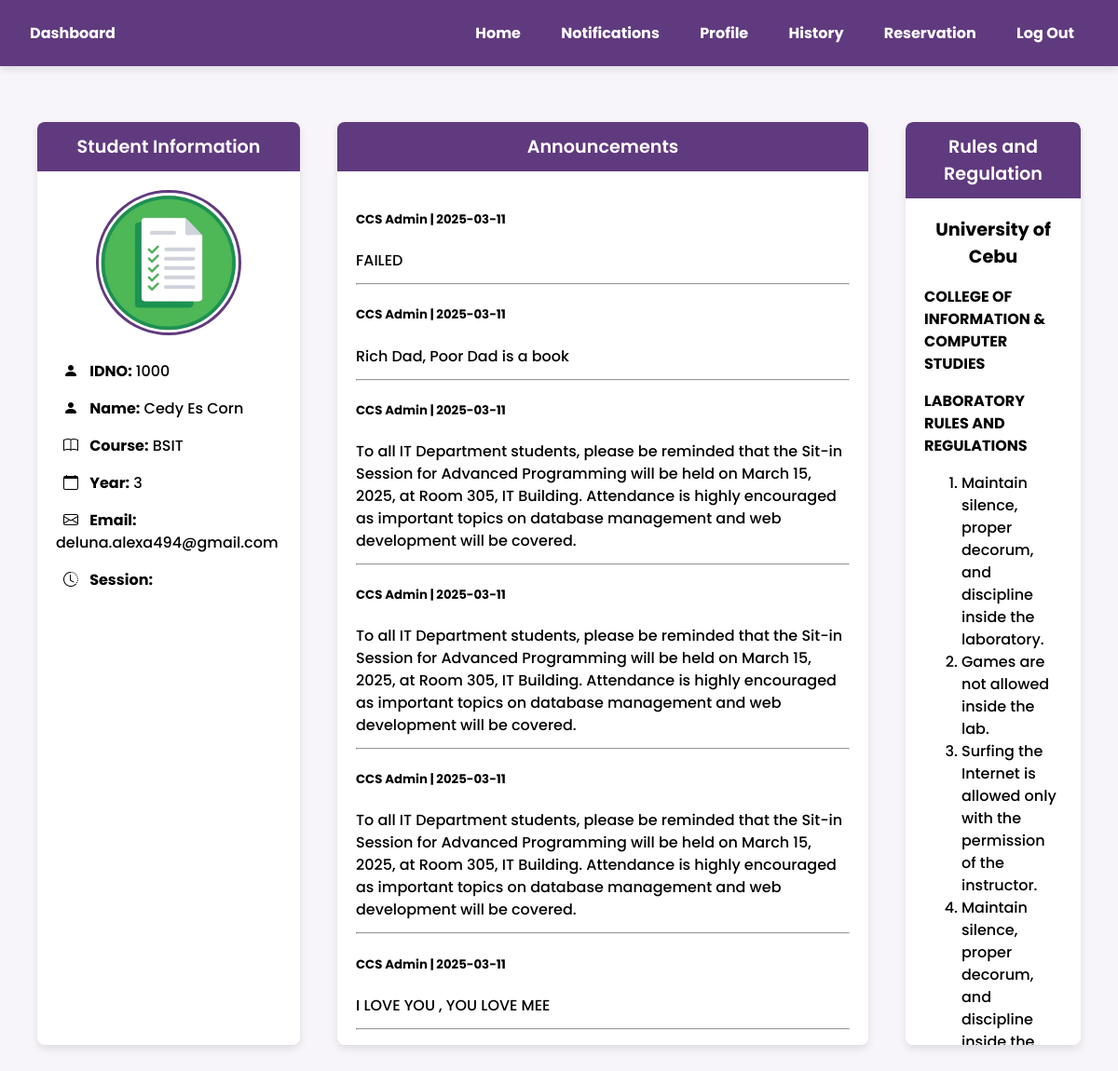
The app's page /student_dashboard (signed in) with its own data.
### tables this page shows
CREATE TABLE users (
    id INTEGER PRIMARY KEY AUTOINCREMENT,
    idno INTEGER NOT NULL,
    lastname VARCHAR(50) NOT NULL,
    firstname VARCHAR(50) NOT NULL,
    middlename VARCHAR(50),
    course VARCHAR(100) NOT NULL,
    year_level INTEGER NOT NULL,
    email_address VARCHAR(50) NOT NULL,
    username VARCHAR(50) NOT NULL,
    password VARCHAR(50) NOT NULL,
    profile_picture VARCHAR(255)
, is_admin BOOLEAN DEFAULT 0);

CREATE TABLE announcements (
    id INTEGER PRIMARY KEY AUTOINCREMENT,
    title TEXT NOT NULL,
    content TEXT NOT NULL,
    date_posted DATETIME);

### app.py (the view)
@app.route("/student_dashboard")
def student_dashboard():
    if "user" not in session:
        flash("Please log in first.", "warning")
        return redirect("/login")
    student_info = dbhelper.get_student_by_username(session["user"])
    if not student_info:
        flash("User not found!", "danger")
        return redirect("/login")
    announcements = dbhelper.get_announcements()  # Fetch announcements
    return render_template("student_dashboard.html", student=student_info, announcements=announcements)

### app.py (called while the page is built)
@app.after_request
def disable_cache(response):
    response.headers['Cache-Control'] = 'no-store, no-cache, must-revalidate, post-check=0, pre-check=0'
    response.headers['Pragma'] = 'no-cache'
    response.headers['Expires'] = '0'
    return response

### dbhelper.py (called while the page is built)
def getprocess(sql: str, params: tuple = ()) -> list:
    db = connect(database)
    cursor: object = db.cursor()
    cursor.row_factory = Row
    cursor.execute(sql, params)
    data: list = cursor.fetchall()
    db.close()
    return [dict(row) for row in data]

def get_student_by_username(username: str) -> dict:
    sql = """SELECT idno, lastname, firstname, middlename, course, year_level,
                    email_address, username, password, profile_picture
             FROM users WHERE username = ?"""
    student_list = getprocess(sql, (username,))
    if student_list:
        student = student_list[0]
        student["profile_picture"] = student.get("profile_picture") or "profile_picture.png"
        return student
    return None

def get_announcements() -> list:
    sql = "SELECT id, title, content, date_posted FROM announcements ORDER BY date_posted DESC, id DESC"
    return getprocess(sql)

### templates/student_dashboard.html (shortened to what this page needs)
<!DOCTYPE html>
<html lang="en">
<head>
    <link rel="stylesheet" href="https://cdn.jsdelivr.net/npm/bootstrap-icons/font/bootstrap-icons.css">
</head>
<body>
    <nav class="navbar">
        <a class="nav-link" href="{{ url_for('student_dashboard')}}">Dashboard</a>
        <div class="nav-items">
            <a class="nav-link" href="{{ url_for('student_dashboard')}}">Home</a>
            <a class="nav-link" href="#">Notifications</a>
            <a class="nav-link" href="{{ url_for('edit_profile') }}">Profile</a>
            <a class="nav-link" href="{{ url_for('student_history')}}">History</a>
            <a class="nav-link" href="{{ url_for('student_reservation')}}">Reservation</a>
            <a class="nav-link" href="{{ url_for('logout') }}">Log Out</a>
        </div>
    </nav>
    <div class="container dashboard-container">
        <div class="card student-info">
            <div class="card-header">
                 Student Information
            </div>
            <div class="card-body text-start p-4" style="text-align: center;">
                <div class="profile-pic-container">
                    <img id="profile-pic" class="profile-pic"
                         src="{{ url_for('static', filename='uploads/' + (student.profile_picture if student.profile_picture else 'def.png')) }}"
                         alt="Profile Picture">
                </div>
                <div class="student-details">
                    <p><i class="bi bi-person-fill" style="padding: 8px;"></i>  <strong>IDNO:</strong> {{ student.idno }}</p>
                    <p><i class="bi bi-person-fill" style="padding: 8px;"></i>  <strong>Name:</strong> {{ student.firstname }} {{ student.middlename }} {{ student.lastname }}</p>
                    <p><i class="bi bi-book" style="padding: 8px;"></i> <strong>Course:</strong> {{ student.course }}</p>
                    <p><i class="bi bi-calendar" style="padding: 8px;"></i> <strong>Year:</strong> {{ student.year_level }}</p>
                    <p><i class="bi bi-envelope" style="padding: 8px;"></i> <strong>Email:</strong> {{ student.email_address }}</p>
                    <p><i class="bi bi-clock-history" style="padding: 8px;"></i> <strong>Session:</strong> {{ student.session_count }}</p>
                </div>
            </div>
        </div>
        <div class="card announcements" style="height: 70vh;">
            <div class="card-header">Announcements</div>
            <div class="card-body">
                {% if announcements %}
                    {% for ann in announcements %}
                        <h5>CCS Admin | {{ ann.date_posted[:10] }}</h5>
                        <p>{{ ann.content }}</p>
                        <hr>
                    {% endfor %}
                {% else %}
                    <p>No announcements available.</p>
                {% endif %}
            </div>
        </div>
        <div class="card rules-card" >
            <div class="card-header">Rules and Regulation</div>
            <div class="card-body" style="overflow-y: scroll;">
                <h5 style="text-align: center; margin: 0; font-size: 1.2em;">University of Cebu</h5>
                <p><strong>COLLEGE OF INFORMATION & COMPUTER STUDIES</strong></p>
                <p><strong>LABORATORY RULES AND REGULATIONS</strong></p>
                <ol>
                    <li>Maintain silence, proper decorum, and discipline inside the laboratory.</li>
                    <li>Games are not allowed inside the lab.</li>
                    <li>Surfing the Internet is allowed only with the permission of the instructor.</li>
                    <li>Maintain silence, proper decorum, and discipline inside the laboratory.</li>
                </ol>
            </div>
        </div>
    </div>
</body>
</html>

### templates/student_dashboard.html (style rules this page uses)
:root { --primary-color: #603A7E; --secondary-color: #A08BB3; --background-color: #F8F5FA; --text-color: #2E1F33; --accent-color: #FFD700; --complementary-color: #3A7E60; --border-color: #D6C9E1; }
body { font-family: 'Poppins', Arial, sans-serif; background-color: var(--background-color); color: var(--text-color); margin: 0; padding: 0; }
.navbar { background-color: var(--primary-color) !important; padding: 15px 20px; display: flex; justify-content: space-between; align-items: center; box-shadow: 0 4px 8px rgba(0, 0, 0, 0.1); }
.navbar .nav-link { color: white !important; font-weight: bold; margin-right: 15px; text-decoration: none; font-size: 1rem; padding: 8px 12px; border-radius: 5px; transition: background 0.3s ease-in-out; }
.dashboard-container { display: flex; gap: 20px; margin: 20px 30px; padding-top: 20px; }
.card { background-color: white; color: black; border: none; box-shadow: 0 4px 8px rgba(0, 0, 0, 0.1); width: 100%; margin: 20px 10px; display: flex; flex-direction: column; height: 100%; border-radius: 8px; }
.card-header { background-color: var(--primary-color); color: white; font-weight: 600; text-align: center; padding: 12px; font-size: 1.2rem; border-top-left-radius: 8px; border-top-right-radius: 8px; }
.card-body { padding: 20px; font-size: 1rem; font-weight: 500; line-height: 1.5; }
.card-body p { margin-bottom: 12px; text-align: left; font-size: 1rem; font-weight: 500; }
.profile-pic-container { text-align: center; margin-bottom: 20px; }
.profile-pic { width: 150px; height: 150px; border-radius: 50%; object-fit: cover; border: 3px solid var(--primary-color); }
.student-info { flex: 1 1 30%; max-width: 30%; height: 70vh; }
.announcements { flex: 1 1 auto; max-width: 50%; }
.rules-card { flex: 1 1 20%; max-width: 20%; height: 70vh; overflow-y: auto; }
.rules-card .card-body { overflow-y: scroll; scrollbar-width: none; -ms-overflow-style: none; }
.announcements .card-body { overflow-y: auto; scrollbar-width: none; }

### records on screen
users: profile_picture (picture), idno "1000", firstname "Cedy", middlename "Es", lastname "Corn", course "BSIT", year_level "3", email_address "deluna.alexa494@gmail.com"
announcements: date_posted "2025-03-11", content "FAILED"
announcements: date_posted "2025-03-11", content "Rich Dad, Poor Dad is a book"
announcements: date_posted "2025-03-11", content "To all IT Department students, please be reminded that the Sit-in Session for Advanced Programming will be held on March 15, 2025, at Room 305, IT Building. Attendance is highly encouraged as important topics on database management and web development will be covered."
announcements: date_posted "2025-03-11", content "To all IT Department students, please be reminded that the Sit-in Session for Advanced Programming will be held on March 15, 2025, at Room 305, IT Building. Attendance is highly encouraged as important topics on database management and web development will be covered."
announcements: date_posted "2025-03-11", content "To all IT Department students, please be reminded that the Sit-in Session for Advanced Programming will be held on March 15, 2025, at Room 305, IT Building. Attendance is highly encouraged as important topics on database management and web development will be covered."
announcements: date_posted "2025-03-11", content "I LOVE YOU , YOU LOVE MEE"
